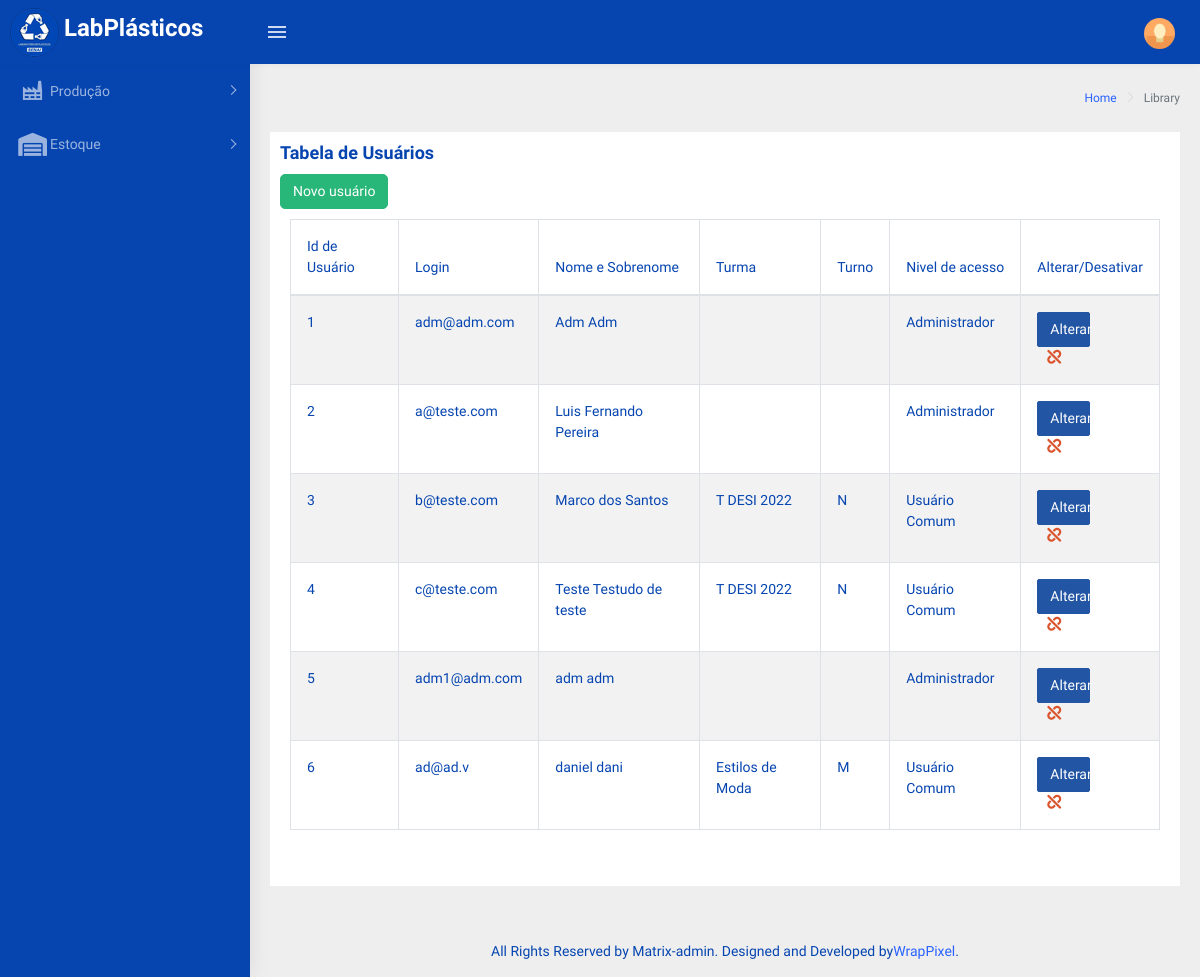
The page /usuarios.php (signed in) on the database as committed earlier.
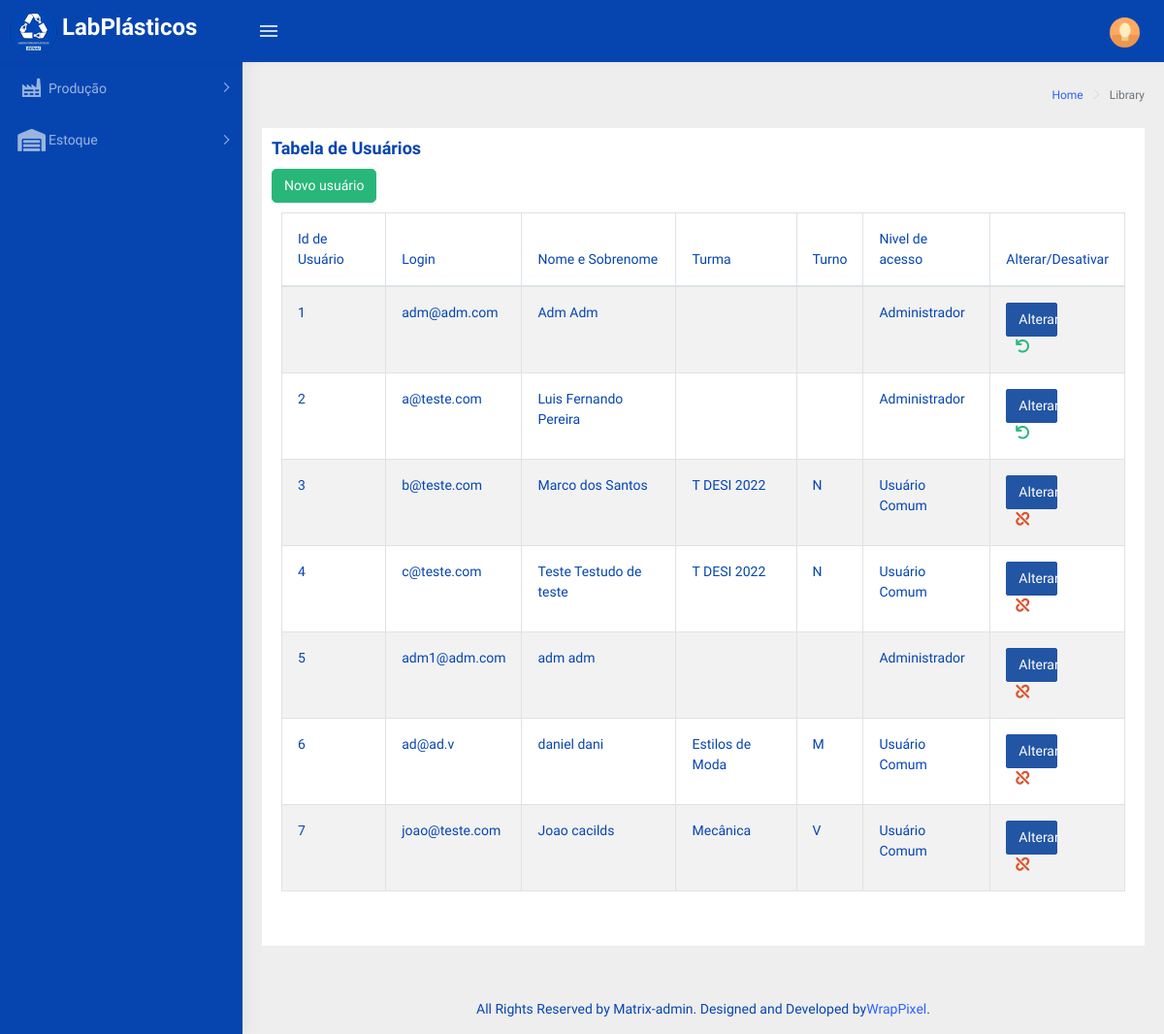
The same page on the database as committed later.
### tables this page shows
CREATE TABLE `usuarios` (
  `idUsuario` int(11) NOT NULL COMMENT 'PK - chave identificadora de IDs da tabela usuarios',
  `login` varchar(80) NOT NULL COMMENT 'Registra o login de um usuário',
  `senha` varchar(32) NOT NULL COMMENT 'Registra a senha de um usuário',
  `nome` varchar(80) NOT NULL COMMENT 'Registra o primeiro nome do usuário',
  `sobrenome` varchar(80) NOT NULL COMMENT 'Registra o sobrenome do usuário',
  `idTurma` int(11) DEFAULT NULL COMMENT 'FK - chave estrangeira que Registra a ID da turma do usuário',
  `tipo` tinyint(1) NOT NULL COMMENT 'Registra o tipo de usuário',
  `ativo` tinyint(1) NOT NULL COMMENT 'Registra se o usuário estiver ativo'
);

CREATE TABLE `turma` (
  `idTurma` int(11) NOT NULL COMMENT 'PK - chave identificadora da turma a qual o usuário pertence\r\nOBS: o admin não necessita estar em uma turma',
  `turno` char(1) DEFAULT NULL COMMENT 'Mostra a qual turno uma turma pertence',
  `nomeTurma` varchar(32) DEFAULT NULL COMMENT 'Nome da turma. \r\nEx: TDesi Senai/N1',
  `ativo` tinyint(1) DEFAULT NULL COMMENT 'Se a conta podea ou não pode ser usada'
);

### php/functionUsuario.php (the view, shortened to what this page needs)
<?php
    function dataTableUser(){
        include('connection.php');
        $sql = 'SELECT u.idUsuario as idUser,
                u.login as login,
                u.nome as nome,
                u.sobrenome as sobNome,
                u.idTurma as idTurma,
                u.tipo as tipo,
                t.turno as turno,
                t.nomeTurma as nTurma,
                u.ativo as ativo
                FROM usuarios as u
                LEFT JOIN turma as t
                ON u.idTurma = t.idTurma';
        $table = '';
        $result = mysqli_query($conn,$sql);
        if (mysqli_num_rows($result) > 0){
            $array = array();
            while($linha = mysqli_fetch_array($result, MYSQLI_ASSOC )){
                array_push($array,$linha);
            }
            foreach($array as $campo){
                $table .=
                        "<tr align-items='center';>
                            <td>".$campo['idUser']."</td>
                            <td>".$campo['login']."</td>
                            <td>".$campo['nome']." ".$campo['sobNome']."</td>
                            <td>".$campo['nTurma']."</td>
                            <td>".$campo['turno']."</td>";
                if ($campo['tipo'] == 2){
                    $table .= "<td> Usuário Comum </td>";
                } else if ($campo['tipo'] == 1){
                    $table .= "<td> Administrador </td>";
                }
                $table .=
                            "<td>
                                <button style='width:50%' type='button' class='btn btn-info margin-5' data-toggle='modal' data-target='#EditaModal".$campo['idUser']."'>
                                    Alterar
                                </button>";
                if($campo['ativo']==1){
                    $table .=
                            '<div class="col-sm-4">
                                <a href="#" class="fas fa-unlink text-danger" align="center" data-toggle="modal" data-target="#DesativaModal'.$campo['idUser'].'" title="Desativar Usuário"></a>
                            </div>';
                }else{
                    $table .=
                                '<div class="col-sm-4">
                                    <a href="#" class="fas fa-undo text-success" align="center" data-toggle="modal" data-target="#AtivaModal'.$campo['idUser'].'" title="Ativar Usúario"></a>
                                </div>
                            </td>';
                }
                $table .=
                            "<div class='modal fade' id='DesativaModal".$campo['idUser']."' tabindex='-1' role='dialog' aria-labelledby='exampleModalLabel' aria-hidden='true '>
                                            <h5 class='modal-title' id='exampleModalLabel'>Desativar Usuário - ".$campo['nome']." ".$campo['sobNome']."</h5>
                                            <form method='POST' action='php/validaCadastroUsuario.php?op=0&validacao=D&id=".$campo["idUser"]."'>
                                            </form>
                            </div>
                            <div class='modal fade' id='AtivaModal".$campo['idUser']."' tabindex='-1' role='dialog' aria-labelledby='exampleModalLabel' aria-hidden='true '>
                                            <h5 class='modal-title' id='exampleModalLabel'>Ativar Usuário - ".$campo['nome']." ".$campo['sobNome']."</h5>
                                            <form method='POST' action='php/validaCadastroUsuario.php?op=1&validacao=D&id=".$campo["idUser"]."'>
                                            </form>
                            </div>"
                            .'<div class="modal fade" id="EditaModal'.$campo["idUser"].'" tabindex="-1" role="dialog" aria-labelledby="exampleModalLabel" aria-hidden="true">
                                            <h5 class="modal-title" id="exampleModalLabel">Alterar Usuário - '.$campo['nome'].' '.$campo['sobNome'].' </h5>
                                            <form method="POST" class="form-horizontal"  enctype="multipart/form-data" action= "php/validaCadastroUsuario.php?validacao=U&id='.$campo['idUser'].'">
                                                                   '.optionTurmas().'
                                            </form>
                            </div>
                        </tr>';
            }
        }
        return $table;
    }
?>

Rows that differ between the two databases and show on the page:
changed usuarios "adm@adm.com": ativo 1 → 0 (drawn)
changed usuarios "a@teste.com": ativo 1 → 0 (drawn)
added usuarios: idUsuario "7", login "joao@teste.com", nome "Joao", sobrenome "cacilds", idTurma.nomeTurma "Mecânica", idTurma.turno "V", tipo "Usuário Comum"
